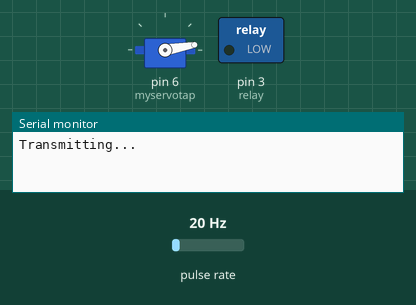
Simulated run of this sketch. Board: Arduino Uno, built with avr-gcc and run on an emulated ATmega328P. On the bench: servo, switched loads named in the sketch (green lamp = pin HIGH), the last lines printed to the serial monitor. Wiring (inferred from the names in the program): pulse sensor: data pin 2. The inputs (shaded band) are chosen by the test bench; at power-on: pulse rate 20 Hz. No radio packets arrive unless stated; pins used as bus, display or sensor lines are not drawn.

Above: at 0.1 s.
At 3.1 s:
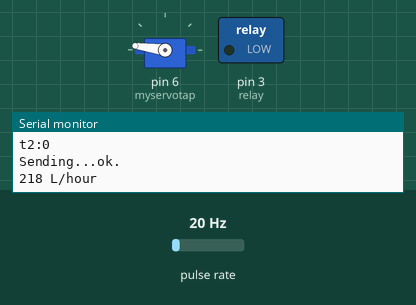
Timing chart, 0 to 4.6 s (numbered marks = the images above):
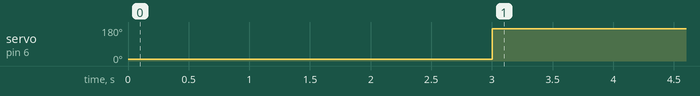

Measured:
- by itself, servo on pin 6 (myservotap): 10° → 172° at 3.0 s

The sketch:

rf24_motornode_naveen.ino
```cpp
#include <RF24Network.h>
#include <RF24.h>
#include <SPI.h>
#include <Servo.h>


//=============================================================================
RF24 radio(9,10);                    // nRF24L01(+) radio attached using Getting Started board

RF24Network network(radio);          // Network uses that radio

Servo myservotap;
//========================================================================================
volatile int NbTopsFan; //measuring the rising edges of the signal
int flowrate;
int hallsensor = 2;    //The pin location of the sensor
int relay=3;
int pos=20;
int servopos=0;
int relaystatus=0;
float motorstatus=0.00;
float mode1=0.00;

int tappos = 0;    // variable to store the servo position
int tappos1 = 0;
int tapstatus = 0;


unsigned long previousMillis = 0;        // will store last time LED was updated
unsigned long previousservoMillis = 0;
unsigned long previouswaterflowMillis = 0;
//unsigned long previouselectrodeMillis = 0;

const long interval = 1000;
const long waterflowinterval = 1000;
unsigned long tapmillisec1=0;
unsigned long tapmillisec2=0;
unsigned long tapmillisec3=0;
unsigned long tapmillisec4=0;

int f=0;
int t2=0;

 int i=0;
 int j=0;
 int k=0;
 int l=0;
 int m=0;


unsigned long millisec1=0;
unsigned long millisec2=0;
unsigned long millisec3=0;
unsigned long millisec4=0;


unsigned long radiosendinterval = 1050; //ms  // How often to send 'hello world to the other unit
unsigned long radiolastsent=0;  // When did we last send?
//=============================================================================
const uint16_t tank_node = 01;        // Address of our node in Octal format
const uint16_t master_node = 00;       // Address of the other node in Octal format
const uint16_t motor_node=02;

float outdata1[6];

float tank2=0.00;

int sampledata=0;


 //============================================================================


 //=============================================================================
void rpm ()     //This is the function that the interupt calls
{
    NbTopsFan++;  //This function measures the rising and falling edge of the

   // hall effect sensors signal
}
// ================================================================================================
void setup() //
{

   Serial.begin(9600); //This is the setup function where the serial port is
   pinMode(relay, OUTPUT);
   pinMode(hallsensor, INPUT_PULLUP); //initializes digital pin 2 as an input

  attachInterrupt(0, rpm, RISING); //and the interrupt is attached

  Serial.println("Transmitting...");
  SPI.begin();
  radio.begin();
  network.begin(/*channel*/ 25, /*node address*/ motor_node);
  radio.setDataRate( RF24_250KBPS );
  radio.setPALevel(RF24_PA_LOW);
  myservotap.attach(6);

}

//===================================================================================================
void loop ()
{

  network.update();                  // Check the network regularly
 receivedata();
 senddata();

  flowsensor();
 flowratestatus();
tapstatusfunction();
tap();
motorrelay();

}
//===========================================================================================
void flowsensor(){
 unsigned long currentMillis = millis();

  if (currentMillis - previousMillis >= interval) {
    cli();      //Disable interrupts
    flowrate = (NbTopsFan * 60 / 5.5); //(Pulse frequency x 60) / 5.5Q, = flow rate
 // in L/hour

    Serial.print (flowrate, DEC); //Prints the number calceulated above
    Serial.print (" L/hour\r\n"); //Prints "L/hour" and returns a  new line
   previousMillis = currentMillis;
   NbTopsFan = 0;   //Set NbTops to 0 ready for calceulations
    sei();      //Enables interrupts


 }
}

//=============================================================================================
void tap(){

unsigned long taptimer = millis();
  if(tapstatus==1){//opening tap

   tapmillisec2=taptimer-tapmillisec1;
   tapmillisec3=taptimer;

  }
if (tapstatus==0){
  tapmillisec1=taptimer;
 tapmillisec4=taptimer-tapmillisec3;

}
  tapmillisec2=taptimer-tapmillisec1;
  tapmillisec4=taptimer-tapmillisec3;
  //===========
   if (tapstatus==1&&tapmillisec2<2000){//opening valve
  myservotap.attach(6);
  myservotap.write(10);
 // Serial.println(valve4pos1);

 }

 if (tapmillisec2>2000){
  myservotap.detach();
 }


  if (tapstatus==0&&tapmillisec4<2000){//closing valve
    myservotap.attach(6);
    myservotap.write(172);
    // Serial.println(valve4pos1);
  }
  if (tapmillisec4>2000){
  myservotap.detach();
 }


tappos1=myservotap.read();

  }
//==================================================================================================
void motorrelay(){
  if (mode1==1.00){
if ((f==1||motorstatus==1.00) && t2==0){
    relaystatus=HIGH;

  }
  else {
  relaystatus=LOW;
    }
  }
  if (mode1==0.00){
    if (motorstatus==1.00){
      relaystatus=HIGH;

  }
  else {
  relaystatus=LOW;
    }
   }

   digitalWrite(relay, relaystatus);

}
//=================================================================================================
void senddata(){
     outdata1[0]=flowrate;
     outdata1[1]=f;
     outdata1[2]=relaystatus;
     outdata1[3]=sampledata;
     outdata1[4]=0;
     outdata1[5]=0;


  unsigned long now = millis();              // If it's time to send a message, send it!
  if ( now - radiolastsent >= radiosendinterval  )
  {
    radiolastsent = now;
     Serial.println(outdata1[0]);
     Serial.println(outdata1[1]);
     Serial.println(outdata1[2]);
     Serial.println(outdata1[3]);

   Serial.print("f:");
   Serial.println(f);
   Serial.print("t2:");
   Serial.println(t2);

   Serial.print("Sending...");


    RF24NetworkHeader header02(/*to node*/ master_node);
    bool ok = network.write(header02,&outdata1,sizeof(outdata1));
    if (ok){
      Serial.println("ok.");
      sampledata++;
      if(sampledata>10) {
        sampledata=0;
      }
    }
    else{
      Serial.println("failed.");
    }
  }
  }
//==================================================================================
void receivedata(){
 float indata[3];
    while ( network.available() ) {     // Is there anything ready for us?

    RF24NetworkHeader header;        // If so, grab it and print it out


    network.read(header,&indata,sizeof(indata));

      motorstatus=indata[0];
      t2=indata[1];
      mode1=indata[2];
     Serial.print("motorstatus:");
     Serial.println(motorstatus);
     Serial.print("t2:");
     Serial.println(t2);
     Serial.print("mode1:");
     Serial.println(indata[2]);
 }
}
//=============================================================================================
void flowratestatus(){

  unsigned long timer = millis();
 if(flowrate>100){

  millisec2=timer-millisec1;
  millisec3=timer;
 }
if (flowrate<100){
  millisec1=timer;
  millisec4=timer-millisec3;

}
   millisec2=timer-millisec1;
   millisec4=timer-millisec3;
   if (millisec2>2000){
    f=1;
   }
   if (millisec4>5000){
    f=0;
   }
}
//==========================================================================================
void tapstatusfunction(){
if(f==1){
      tapstatus=0;
    }

    if(f==0){

      tapstatus=1;
    }
}
```
